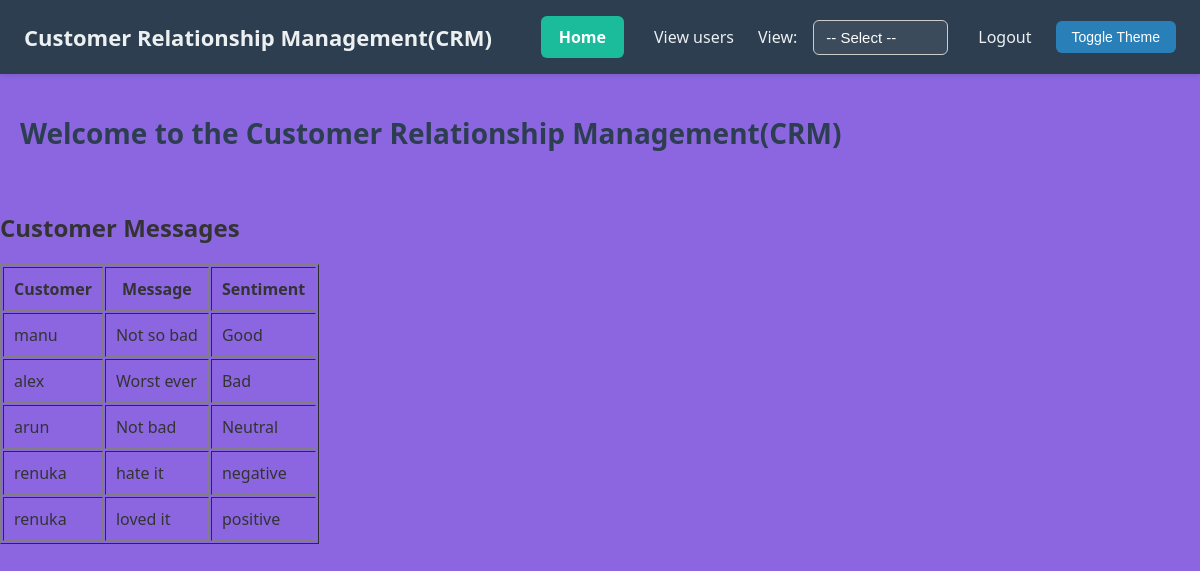
Screenshot of /view-messages/ with the database file from the repository.
### crm/models.py (models this page shows, shortened)
class CustomerMessage(models.Model):
    customer = models.ForeignKey(Customer, on_delete=models.CASCADE)
    message_text = models.TextField()
    sentiment_label = models.CharField(max_length=10)

class Customer(models.Model):
    name = models.CharField(max_length=100)
    email = models.EmailField()
    gender = models.CharField(max_length=10)
    age = models.IntegerField()
    location = models.CharField(max_length=100)
    signup_date = models.DateField(default=date.today)
    last_active_date = models.DateField(default=date.today)
    total_spent = models.FloatField(default=0.0)
    is_churned = models.BooleanField(default=False)

### crm/views.py (the view)
# urls.py: path('view-messages/', views.view_messages, name='view_messages'),
def view_messages(request):
    messages = CustomerMessage.objects.all()
    return render(request, 'crm/view_messages.html', {'messages': messages})

### templates/crm/view_messages.html
{% extends 'permitter/permitter_base.html' %}
{% block content %}
<h2>Customer Messages</h2>
<table border="1" cellpadding="10">
    <tr>
        <th>Customer</th><th>Message</th><th>Sentiment</th>
    </tr>
    {% for m in messages %}
    <tr>
        <td>{{ m.customer.name }}</td>
        <td>{{ m.message_text }}</td>
        <td>{{ m.sentiment_label }}</td>
    </tr>
    {% endfor %}
</table>
{% endblock %}

### templates/permitter/permitter_base.html (style rules this page uses)
body { margin: 0; font-family: 'Segoe UI', Tahoma, Geneva, Verdana, sans-serif; background-color: #8b66e0; color: #333; transition: background-color 0.3s ease, color 0.3s ease; }

### rows the page displays
CustomerMessage: customer.name "manu", message_text "Not so bad", sentiment_label "Good"
CustomerMessage: customer.name "alex", message_text "Worst ever", sentiment_label "Bad"
CustomerMessage: customer.name "arun", message_text "Not bad", sentiment_label "Neutral"
CustomerMessage: customer.name "renuka", message_text "hate it", sentiment_label "negative"
CustomerMessage: customer.name "renuka", message_text "loved it", sentiment_label "positive"
